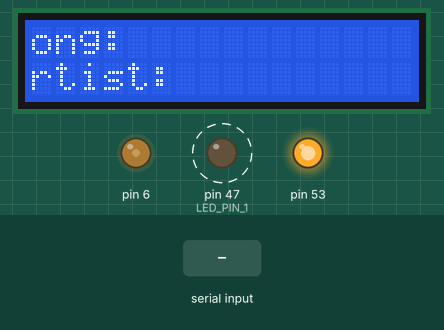
Bench run of a sketch on a simulated Arduino Mega 2560, built with avr-gcc and run on an emulated ATmega2560. Shown: 16×2 character LCD, output pins drawn as LEDs (lit = HIGH). Dashed ring = blinking. The test bench sets the inputs (shaded band).

Above: at 1.3 s.
1.4 s: "By:" received over Serial
At 1.45 s:
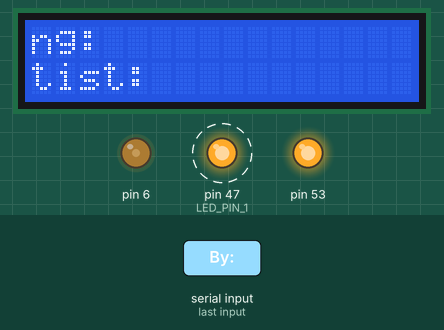
At 2.49 s:
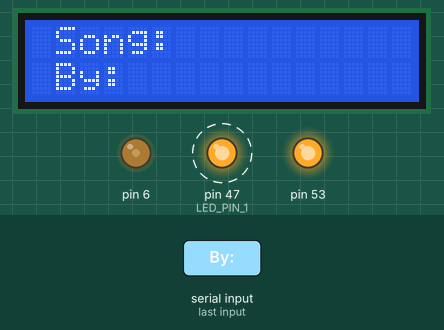
Timing chart, 0 to 10.3 s (numbered marks = the images above; inputs shaded):
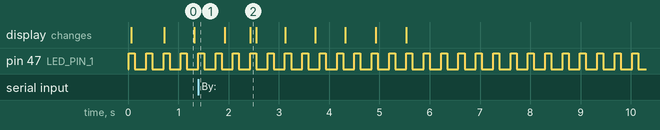

Measured:
- after the input at 1.4 s, the display: first differs from a run without the input after 1.0 s (image 2)
- by itself, pin 47 (LED_PIN_1): alternates HIGH for 0.12 s and LOW for 0.23 s
- what the display in image 0 shows lasts 0.6 s, from 0.7 s to 1.3 s

The sketch:

free-rtos-spotify-player.ino
```cpp
/**
 * @file free-rtos-spotify-player.ino
 * @author Jordan Fraser, Nina Okubo
 * @date August 18 23, 2023
 * @brief ECE Lab 4 Assignment, Part C
 * @detail University of Washington ECE 474
 * Acknowledgments: LCD was inspired by: https://www.instructables.com/Arduino-Interfacing-With-LCD-Without-Potentiometer/
 * RFID was inspired by: https://www.instructables.com/Interfacing-RFID-RC522-With-Arduino-MEGA-a-Simple-/
 *
 * This program continuously flashes an external LED (Task 1), and waits for an RFID card to be scanned,
 * then sends the scanned card's Spotify code to the Serial to play the song/album on Spotify.
 * Also recieves information about the current song playing on Spotify and displays it on an LCD screen.
 */

#include <Arduino_FreeRTOS.h>
#include <LiquidCrystal.h>
#include <queue.h>
#include <SPI.h>
#include <RFID.h>

LiquidCrystal lcd(12, 11, 5, 4, 3, 2);  ///< Instance of the LiquidCrystal library

#define SDA_DIO 9 ///< constant for the pin number of the SDA (SS)
#define RESET_DIO 8 ///< constant for the pin number of the RST (reset)
RFID RC522(SDA_DIO, RESET_DIO); ///< Instance of the RFID library

#define NUM_CARDS 3 ///< constant for the maximum number of cards to read from
#define LED_PIN_1 47 ///< constant for the pin number of the external LED

const String CARD_VALS[] = {"14724720929168", "35346183176", "911343659194"}; ///< constant holding the RFID card values
const char FEARLESS[] = "spotify:album:4hDok0OAJd57SGIT8xuWJH"; ///< constant holding the "Fearless" Spotify code
const char FOLKLORE[] = "spotify:album:2fenSS68JI1h4Fo296JfGr"; ///< constant holding the "Folklore" Spotify code
const char VAMPIRE[] = "spotify:track:3k79jB4aGmMDUQzEwa46Rz"; ///< constant holding the "Vampire" Spotify code
const String SPOTIFY_ARTIST_VAL[] = {FOLKLORE, VAMPIRE, FEARLESS}; ///< constant holding the Spotify codes with the associated index of the CARD_VALS

// Declare a queue
QueueHandle_t displayQueue; ///< Queue with the maximum length of the 2 strings on the LCD screen

/**
 * @author Jordan Fraser, Nina Okubo
 * @brief Setup the LCD screen
 *
 * Sets up the LCD screen's pins, and sets the initial text on the screen
 * Acknowledgments: Inspired by https://www.instructables.com/Arduino-Interfacing-With-LCD-Without-Potentiometer/
 * @see setup()
 */
void setupLCD() {
  analogWrite(6,75);
  lcd.begin(16, 2);

  lcd.setCursor(0, 0);
  lcd.print("Song: ");
  lcd.setCursor(0, 1);
  lcd.print("Artist: ");
  // setup the initial display length
  int maxDisplayLength = 6;
  xQueueSend(displayQueue, &maxDisplayLength, portMAX_DELAY);
}


/**
 * @author Jordan Fraser, Nina Okubo
 * @brief Setup the RFID scanner
 *
 * Sets up the SPI interface and RFID reader
 * Acknowledgments: Inspired by https://www.instructables.com/Interfacing-RFID-RC522-With-Arduino-MEGA-a-Simple-/
 * @see setup()
 */
void setupRFID() {
  SPI.begin();  // Enable SPI
  RC522.init(); // Initialize RFID reader
}

/**
 * @author Jordan Fraser, Nina Okubo
 * @brief Setup the Serial Communication, External LED, Tasks, LCD, and RFID scanner
 *
 * Setup the Serial Communication to 9600, External LED, Tasks, LCD, and RFID scanner
 * @see setupLCD(), setupRFID()
 */
void setup() {
  Serial.begin(9600);
  pinMode(LED_PIN_1, OUTPUT); // Set LED_PIN_1 as an output
  xTaskCreate(vTaskBlink1, "Blink1", 1000, NULL, 1, NULL);
  xTaskCreate(updateText, "updateText", 1000, NULL, 1, NULL);
  xTaskCreate(scrollLCDText, "scrollLCDText", 1000, NULL, 1, NULL);
  xTaskCreate(detectCard, "detectRFIDCard", 1000, NULL, 1, NULL);
  // create a queue capable of holding 10 int values.
  displayQueue = xQueueCreate(10, sizeof(int));
  setupLCD();
  setupRFID();
}

// Doesn't do anything because FREE RTOS scheduler takes care of everything, but we still need it to avoid errors
void loop() { }

/*
 * @author Jordan Fraser, Nina Okubo
 * @brief Task 1: Flash the LED connected to LED_PIN_1
 * @param pvParameters - void pointer to the pvParameters
 *
 * Repeatedly turns the EXTERNAL_LED on for 100ms, then off for 200ms
 * using pinMode and digitalWrite
 */
void vTaskBlink1(void *pvParameters) {
  for (;;) {
    digitalWrite(LED_PIN_1, HIGH); // Turn LED_PIN_1 on
    vTaskDelay(100 / portTICK_PERIOD_MS);  // Delay for 100ms
    digitalWrite(LED_PIN_1, LOW); // Turn LED_PIN_1 off
    vTaskDelay(200 / portTICK_PERIOD_MS);  // Delay for 200ms
  }
}

/*
 * @author Jordan Fraser, Nina Okubo
 * @brief Scrolls through the text on the LCD
 * @param pvParameters - void pointer to the pvParameters
 *
 * Scrolls through the LCD text being displayed. Shifts to the left once every 600 ms
 */
void scrollLCDText(void *pvParameters) {
  int maxDisplayLength;
  for (;;) {
    if (xQueuePeek(displayQueue, &maxDisplayLength, portMAX_DELAY)==pdTRUE){
      static int positionCounter = 0;
      static unsigned long prevShifted = millis();
      if ((positionCounter < maxDisplayLength) && ((millis() - prevShifted) >= 600)) {
        lcd.scrollDisplayLeft();
        positionCounter++;
        prevShifted = millis();
      }
      if (positionCounter >= maxDisplayLength) {
        positionCounter = 0;
      }
    }
  }
}

/*
 * @author Jordan Fraser, Nina Okubo
 * @brief Reads from the Serial, and updates the text on the LCD based on the string read
 * @param pvParameters - void pointer to the pvParameters
 *
 * Waits for string to be sent from the Serial. If the string starts with "By", then it updates
 * the artist name on the LCD. If the string starts with "Song", then it updates the song title
 * on the LCD.
 * Acknowledgements: Serial communication inspired by the following github repo:
 * https://github.com/xanthium-enterprises/CrossPlatform-Serial-Port-Programming-using-Python-and-PySerial/blob/master/
 */
void updateText(void *pvParameters) {
  static String currentArtist = "By: ";
  static String currentSong = "Song: ";
  for (;;) {
    if (Serial.available()) {
      String sentText = Serial.readString();
      if (sentText.substring(0, 3) == "By:") {
        if (currentArtist != sentText) {
          // update artist
          currentArtist = sentText;
          lcd.clear();
          lcd.setCursor(1, 0); // (0, 0)
          lcd.print(currentSong);
          lcd.setCursor(1, 1); // (0, 1)
          lcd.print(currentArtist);
        }
      } else if (sentText.substring(0, 5) == "Song:") {
        if (currentSong != sentText) {
          // update song
          currentSong = sentText;
          lcd.clear();
          lcd.setCursor(1, 0);
          lcd.print(currentSong);
          lcd.setCursor(1, 1);
          lcd.print(currentArtist);
        }
      }
      int temp;
      xQueueReceive(displayQueue, &temp, portMAX_DELAY); // remove from queue
      int maxDisplayLength = max(currentArtist.length(), currentSong.length());
      xQueueSend(displayQueue, &maxDisplayLength, portMAX_DELAY); // add to queue
    } //endof if
  }
}

/**
 * @author Jordan Fraser, Nina Okubo
 * @brief Waits for the RFID scanner to scan a card
 *
 * Constantly checks if a card has been detected.
 * If a card is detected, gets the serial number value and checks that the card is different from the previous scan
 * If the card is different, then find the associated Spotify code and send the code to Serial.
 * If the card is not recognized then nothing happens
 * Acknowledgments: Inspired by https://www.instructables.com/Interfacing-RFID-RC522-With-Arduino-MEGA-a-Simple-/
 */
void detectCard(void *pvParameters) {
  for (;;) {
    static String value = "";
    /* Has a card been detected? */
    if (RC522.isCard()) {
      /* If so then get its serial number */
      RC522.readCardSerial();
      String pastCardSerial = value;
      value = "";
      for(int i = 0; i < 5; i++) {
        value += RC522.serNum[i];
      }
      bool printed = false;
      if (!pastCardSerial.equals(value)) { // if the card scanned is different from the prev scanned card
        for (int card_index = 0; card_index < NUM_CARDS; card_index++) {
          if (CARD_VALS[card_index] == value) { // find and send the spotify value associated with the card
            Serial.println(SPOTIFY_ARTIST_VAL[card_index]);
            printed = true;
            break;
          }
        }
        if (!printed) { // if the value was not found in the valid card values, then reset to previous valid card value
          value = pastCardSerial;
        }
      }
    }
  }
}
```
